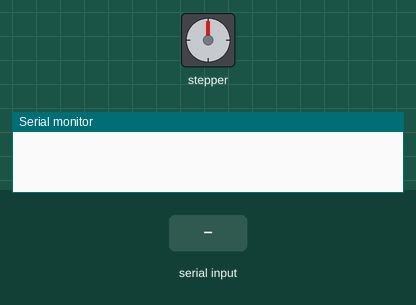
Simulated run of this sketch. Board: Arduino Uno, built with avr-gcc and run on an emulated ATmega328P. Parts: stepper motor, the last lines printed to the serial monitor. The inputs (shaded band) are chosen by the test bench. Stepper angles assume 200 steps per turn.

Above: at 1.2 s.
1.3 s: "move,1\n" received over Serial
At 2.5 s:
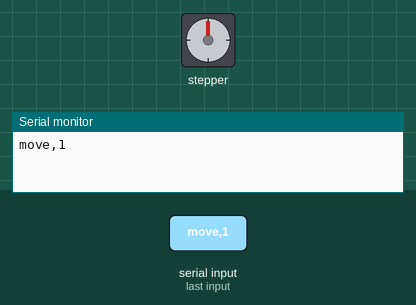
2.8 s: "move,150\n" received over Serial
At 3.5 s:
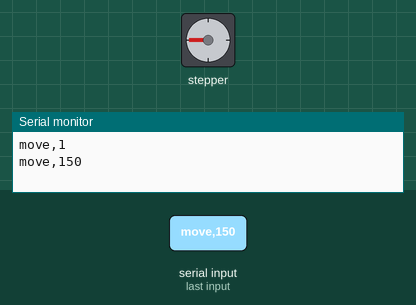
4.4 s: "move\n" received over Serial
At 5.6 s:
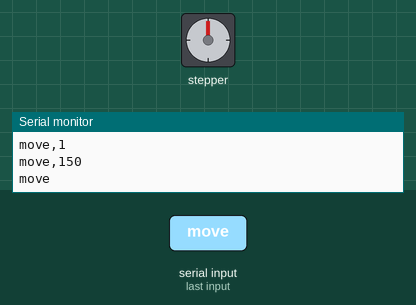
Timing chart, 0 to 7.4 s (numbered marks = the images above; inputs shaded):
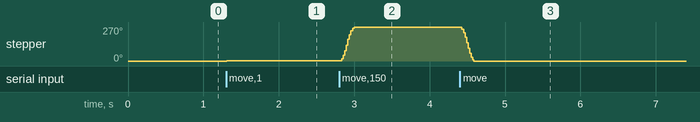

Measured:
- after the input at 2.8 s, stepper: turns 269° clockwise in 0.19 s, starting at once
- after the input at 4.4 s, stepper: turns 270° counter-clockwise in 0.18 s, starting at once

The sketch:

DoubleStepperMotor.ino
```cpp
#include <AccelStepper.h>

#define DIR_PIN_X 8
#define STEP_PIN_X 9
#define DIR_PIN_Y 11
#define STEP_PIN_Y 12

#define SCREEN_X_MAX 20000 // # of pixels in UI width
#define SCREEN_Y_MAX 25000 // # of pixels in UI height
// 200 steps per rev
#define MOTOR_X_MAX 20000 // # of total steps for x-motor
#define MOTOR_Y_MAX 25000 // # of total steps for y-motor


AccelStepper stepperX(AccelStepper::DRIVER, STEP_PIN_X, DIR_PIN_X);
AccelStepper stepperY(AccelStepper::DRIVER, STEP_PIN_Y, DIR_PIN_Y);

String command;
unsigned long previousMillis = 0;

void setup() {
  Serial.begin(9600); // Initialize serial communication

  stepperX.setMaxSpeed(2000);
  stepperX.setAcceleration(20000);
  stepperY.setMaxSpeed(2000);
  stepperY.setAcceleration(20000);
}

void loop() {
  unsigned long currentMillis = millis();
  if (currentMillis - previousMillis >= 100) {
    // Construct command
    while (Serial.available() > 0) {
      char currentChar = Serial.read();
      if (currentChar != '\n') {
        command += currentChar;
      }
      else {
        handleCommand(command);
        command = "";
      }
    }
  }

  stepperX.run();
  stepperY.run();
}

void handleCommand(String command) {
  Serial.println(command);

  if (command.substring(0, 4) == "move") {
    int delimIdx = command.indexOf(',');

    stepperX.moveTo(map(command.substring(4, delimIdx).toInt(), 0, SCREEN_X_MAX, 0, MOTOR_X_MAX));
    stepperY.moveTo(map(command.substring(delimIdx + 1).toInt(), 0, SCREEN_Y_MAX, 0, MOTOR_Y_MAX));
  }
}
```
